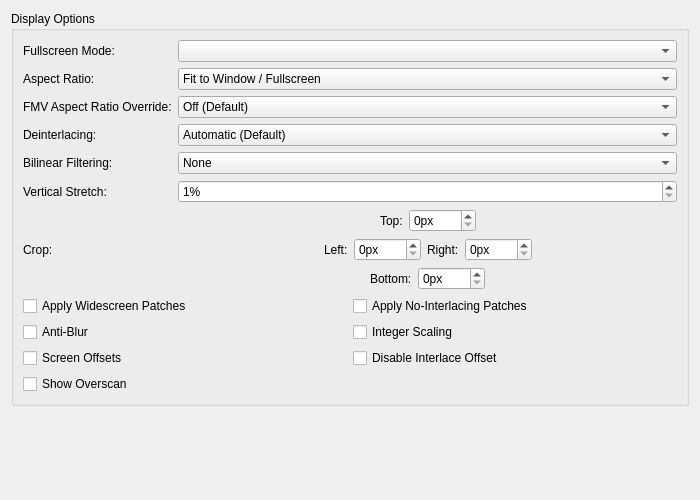
<?xml version="1.0" encoding="UTF-8"?>
<ui version="4.0">
 <class>GraphicsDisplaySettingsTab</class>
 <widget class="QWidget" name="GraphicsDisplaySettingsTab">
  <property name="geometry">
   <rect>
    <x>0</x>
    <y>0</y>
    <width>700</width>
    <height>500</height>
   </rect>
  </property>
  <property name="sizePolicy">
   <sizepolicy hsizetype="Expanding" vsizetype="Preferred">
    <horstretch>0</horstretch>
    <verstretch>0</verstretch>
   </sizepolicy>
  </property>
  <property name="windowTitle">
   <string/>
  </property>
  <layout class="QGridLayout" name="gridLayout" columnstretch="0,0">
   <item row="10" column="0">
    <spacer name="verticalSpacer">
     <property name="orientation">
      <enum>Qt::Orientation::Vertical</enum>
     </property>
     <property name="sizeHint" stdset="0">
      <size>
       <width>20</width>
       <height>0</height>
      </size>
     </property>
    </spacer>
   </item>
   <item row="9" column="0" colspan="2">
    <widget class="QGroupBox" name="miscGroupBox">
     <property name="title">
      <string>Display Options</string>
     </property>
     <layout class="QGridLayout" name="gridLayout_2" columnstretch="0,1">
      <item row="3" column="1">
       <widget class="QComboBox" name="fullscreenModes"/>
      </item>
      <item row="5" column="0">
       <widget class="QLabel" name="fmvAspectRatioLabel">
        <property name="text">
         <string>FMV Aspect Ratio Override:</string>
        </property>
        <property name="buddy">
         <cstring>fmvAspectRatio</cstring>
        </property>
       </widget>
      </item>
      <item row="7" column="1">
       <widget class="QComboBox" name="interlacing">
        <item>
         <property name="text">
          <string>Automatic (Default)</string>
         </property>
        </item>
        <item>
         <property name="text">
          <string>No Deinterlacing</string>
         </property>
        </item>
        <item>
         <property name="text">
          <string extracomment="Weave: deinterlacing method that can be translated or left as-is in English. Sawtooth: refers to the jagged effect weave deinterlacing has on motion.">Weave (Top Field First, Sawtooth)</string>
         </property>
        </item>
        <item>
         <property name="text">
          <string extracomment="Weave: deinterlacing method that can be translated or left as-is in English. Sawtooth: refers to the jagged effect weave deinterlacing has on motion.">Weave (Bottom Field First, Sawtooth)</string>
         </property>
        </item>
        <item>
         <property name="text">
          <string extracomment="Bob: deinterlacing method that refers to the way it makes video look like it's bobbing up and down.">Bob (Top Field First, Full Frames)</string>
         </property>
        </item>
        <item>
         <property name="text">
          <string extracomment="Bob: deinterlacing method that refers to the way it makes video look like it's bobbing up and down.">Bob (Bottom Field First, Full Frames)</string>
         </property>
        </item>
        <item>
         <property name="text">
          <string extracomment="Blend: deinterlacing method that blends the colors of the two frames, can be translated or left as-is in English.">Blend (Top Field First, Merge 2 Fields)</string>
         </property>
        </item>
        <item>
         <property name="text">
          <string extracomment="Blend: deinterlacing method that blends the colors of the two frames, can be translated or left as-is in English.">Blend (Bottom Field First, Merge 2 Fields)</string>
         </property>
        </item>
        <item>
         <property name="text">
          <string extracomment="Adaptive: deinterlacing method that should be translated.">Adaptive (Top Field First, Similar to Bob + Weave)</string>
         </property>
        </item>
        <item>
         <property name="text">
          <string extracomment="Adaptive: deinterlacing method that should be translated.">Adaptive (Bottom Field First, Similar to Bob + Weave)</string>
         </property>
        </item>
       </widget>
      </item>
      <item row="5" column="1">
       <widget class="QComboBox" name="fmvAspectRatio">
        <item>
         <property name="text">
          <string>Off (Default)</string>
         </property>
        </item>
        <item>
         <property name="text">
          <string>Auto Standard (4:3 Interlaced / 3:2 Progressive)</string>
         </property>
        </item>
        <item>
         <property name="text">
          <string>Standard (4:3)</string>
         </property>
        </item>
        <item>
         <property name="text">
          <string>Widescreen (16:9)</string>
         </property>
        </item>
        <item>
         <property name="text">
          <string>Native/Full (10:7)</string>
         </property>
        </item>
       </widget>
      </item>
      <item row="4" column="0">
       <widget class="QLabel" name="aspectRatioLabel">
        <property name="text">
         <string>Aspect Ratio:</string>
        </property>
        <property name="buddy">
         <cstring>aspectRatio</cstring>
        </property>
       </widget>
      </item>
      <item row="7" column="0">
       <widget class="QLabel" name="interlacingLabel">
        <property name="text">
         <string>Deinterlacing:</string>
        </property>
        <property name="buddy">
         <cstring>interlacing</cstring>
        </property>
       </widget>
      </item>
      <item row="10" column="1">
       <layout class="QVBoxLayout" name="cropLayout">
        <item>
         <layout class="QHBoxLayout" name="cropTopLayout">
          <item>
           <spacer name="cropTopLeftSpacer">
            <property name="orientation">
             <enum>Qt::Orientation::Horizontal</enum>
            </property>
            <property name="sizeHint" stdset="0">
             <size>
              <width>40</width>
              <height>20</height>
             </size>
            </property>
           </spacer>
          </item>
          <item>
           <widget class="QLabel" name="cropTopLabel">
            <property name="text">
             <string extracomment="Warning: short space constraints. Abbreviate if necessary.">Top:</string>
            </property>
            <property name="buddy">
             <cstring>cropTop</cstring>
            </property>
           </widget>
          </item>
          <item>
           <widget class="QSpinBox" name="cropTop">
            <property name="suffix">
             <string>px</string>
            </property>
            <property name="maximum">
             <number>1000</number>
            </property>
           </widget>
          </item>
          <item>
           <spacer name="cropTopRightSpacer">
            <property name="orientation">
             <enum>Qt::Orientation::Horizontal</enum>
            </property>
            <property name="sizeHint" stdset="0">
             <size>
              <width>40</width>
              <height>20</height>
             </size>
            </property>
           </spacer>
          </item>
         </layout>
        </item>
        <item>
         <layout class="QHBoxLayout" name="cropMiddleLayout">
          <item>
           <spacer name="cropLeftSpacer">
            <property name="orientation">
             <enum>Qt::Orientation::Horizontal</enum>
            </property>
            <property name="sizeHint" stdset="0">
             <size>
              <width>40</width>
              <height>20</height>
             </size>
            </property>
           </spacer>
          </item>
          <item>
           <widget class="QLabel" name="cropLeftLabel">
            <property name="text">
             <string extracomment="Warning: short space constraints. Abbreviate if necessary.">Left:</string>
            </property>
            <property name="buddy">
             <cstring>cropLeft</cstring>
            </property>
           </widget>
          </item>
          <item>
           <widget class="QSpinBox" name="cropLeft">
            <property name="suffix">
             <string>px</string>
            </property>
            <property name="maximum">
             <number>1000</number>
            </property>
           </widget>
          </item>
          <item>
           <widget class="QLabel" name="cropRightLabel">
            <property name="text">
             <string extracomment="Warning: short space constraints. Abbreviate if necessary.">Right:</string>
            </property>
            <property name="buddy">
             <cstring>cropRight</cstring>
            </property>
           </widget>
          </item>
          <item>
           <widget class="QSpinBox" name="cropRight">
            <property name="suffix">
             <string>px</string>
            </property>
            <property name="maximum">
             <number>1000</number>
            </property>
           </widget>
          </item>
          <item>
           <spacer name="cropRightSpacer">
            <property name="orientation">
             <enum>Qt::Orientation::Horizontal</enum>
            </property>
            <property name="sizeHint" stdset="0">
             <size>
              <width>40</width>
              <height>20</height>
             </size>
            </property>
           </spacer>
          </item>
         </layout>
        </item>
        <item>
         <layout class="QHBoxLayout" name="cropBottomLayout">
          <item>
           <spacer name="cropBottomLeftSpacer">
            <property name="orientation">
             <enum>Qt::Orientation::Horizontal</enum>
            </property>
            <property name="sizeHint" stdset="0">
             <size>
              <width>40</width>
              <height>20</height>
             </size>
            </property>
           </spacer>
          </item>
          <item>
           <widget class="QLabel" name="cropBottomLabel">
            <property name="text">
             <string extracomment="Warning: short space constraints. Abbreviate if necessary.">Bottom:</string>
            </property>
            <property name="buddy">
             <cstring>cropBottom</cstring>
            </property>
           </widget>
          </item>
          <item>
           <widget class="QSpinBox" name="cropBottom">
            <property name="suffix">
             <string>px</string>
            </property>
            <property name="maximum">
             <number>1000</number>
            </property>
           </widget>
          </item>
          <item>
           <spacer name="cropBottomRightSpacer">
            <property name="orientation">
             <enum>Qt::Orientation::Horizontal</enum>
            </property>
            <property name="sizeHint" stdset="0">
             <size>
              <width>40</width>
              <height>20</height>
             </size>
            </property>
           </spacer>
          </item>
         </layout>
        </item>
       </layout>
      </item>
      <item row="4" column="1">
       <widget class="QComboBox" name="aspectRatio">
        <item>
         <property name="text">
          <string>Fit to Window / Fullscreen</string>
         </property>
        </item>
        <item>
         <property name="text">
          <string>Auto Standard (4:3 Interlaced / 3:2 Progressive)</string>
         </property>
        </item>
        <item>
         <property name="text">
          <string>Standard (4:3)</string>
         </property>
        </item>
        <item>
         <property name="text">
          <string>Widescreen (16:9)</string>
         </property>
        </item>
        <item>
         <property name="text">
          <string>Native/Full (10:7)</string>
         </property>
        </item>
       </widget>
      </item>
      <item row="8" column="1">
       <widget class="QComboBox" name="bilinearFiltering">
        <item>
         <property name="text">
          <string>None</string>
         </property>
        </item>
        <item>
         <property name="text">
          <string extracomment="Smooth: Refers to the texture clarity.">Bilinear (Smooth)</string>
         </property>
        </item>
        <item>
         <property name="text">
          <string extracomment="Sharp: Refers to the texture clarity.">Bilinear (Sharp)</string>
         </property>
        </item>
       </widget>
      </item>
      <item row="8" column="0">
       <widget class="QLabel" name="billinearLabel">
        <property name="text">
         <string>Bilinear Filtering:</string>
        </property>
        <property name="buddy">
         <cstring>bilinearFiltering</cstring>
        </property>
       </widget>
      </item>
      <item row="10" column="0">
       <widget class="QLabel" name="cropLabel">
        <property name="text">
         <string>Crop:</string>
        </property>
        <property name="buddy">
         <cstring>cropTop</cstring>
        </property>
       </widget>
      </item>
      <item row="3" column="0">
       <widget class="QLabel" name="fsModeLabel">
        <property name="text">
         <string>Fullscreen Mode:</string>
        </property>
        <property name="buddy">
         <cstring>fullscreenModes</cstring>
        </property>
       </widget>
      </item>
      <item row="9" column="0">
       <widget class="QLabel" name="verticalStretchLabel">
        <property name="text">
         <string>Vertical Stretch:</string>
        </property>
        <property name="buddy">
         <cstring>stretchY</cstring>
        </property>
       </widget>
      </item>
      <item row="9" column="1">
       <widget class="QSpinBox" name="stretchY">
        <property name="suffix">
         <string extracomment="Percentage sign that shows next to a value. You might want to add a space before if your language requires it.">%</string>
        </property>
        <property name="minimum">
         <number>1</number>
        </property>
        <property name="maximum">
         <number>300</number>
        </property>
       </widget>
      </item>
      <item row="11" column="0" colspan="2">
       <layout class="QGridLayout" name="displayGridLayout">
        <item row="3" column="0">
         <widget class="QCheckBox" name="PCRTCOverscan">
          <property name="text">
           <string>Show Overscan</string>
          </property>
         </widget>
        </item>
        <item row="1" column="1">
         <widget class="QCheckBox" name="integerScaling">
          <property name="text">
           <string>Integer Scaling</string>
          </property>
         </widget>
        </item>
        <item row="2" column="1">
         <widget class="QCheckBox" name="disableInterlaceOffset">
          <property name="text">
           <string>Disable Interlace Offset</string>
          </property>
         </widget>
        </item>
        <item row="0" column="1">
         <widget class="QCheckBox" name="noInterlacingPatches">
          <property name="text">
           <string>Apply No-Interlacing Patches</string>
          </property>
         </widget>
        </item>
        <item row="1" column="0">
         <widget class="QCheckBox" name="PCRTCAntiBlur">
          <property name="text">
           <string>Anti-Blur</string>
          </property>
          <property name="shortcut">
           <string>Ctrl+S</string>
          </property>
         </widget>
        </item>
        <item row="2" column="0">
         <widget class="QCheckBox" name="PCRTCOffsets">
          <property name="text">
           <string>Screen Offsets</string>
          </property>
         </widget>
        </item>
        <item row="0" column="0">
         <widget class="QCheckBox" name="widescreenPatches">
          <property name="text">
           <string>Apply Widescreen Patches</string>
          </property>
         </widget>
        </item>
       </layout>
      </item>
     </layout>
    </widget>
   </item>
  </layout>
 </widget>
 <tabstops>
  <tabstop>fullscreenModes</tabstop>
  <tabstop>aspectRatio</tabstop>
  <tabstop>fmvAspectRatio</tabstop>
  <tabstop>interlacing</tabstop>
  <tabstop>bilinearFiltering</tabstop>
  <tabstop>stretchY</tabstop>
  <tabstop>cropTop</tabstop>
  <tabstop>cropLeft</tabstop>
  <tabstop>cropRight</tabstop>
  <tabstop>cropBottom</tabstop>
  <tabstop>widescreenPatches</tabstop>
  <tabstop>noInterlacingPatches</tabstop>
  <tabstop>PCRTCAntiBlur</tabstop>
  <tabstop>integerScaling</tabstop>
  <tabstop>PCRTCOffsets</tabstop>
  <tabstop>disableInterlaceOffset</tabstop>
  <tabstop>PCRTCOverscan</tabstop>
 </tabstops>
 <resources/>
 <connections/>
</ui>
